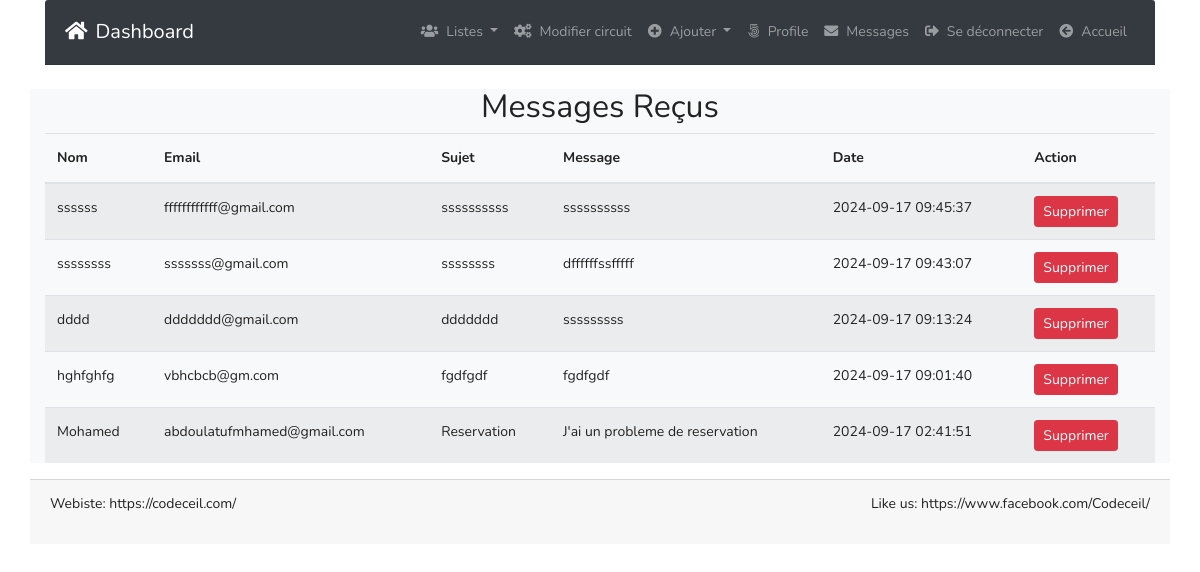
/Admin_Panel/messages.php (signed in), run on the app's committed database.
### tables this page shows
CREATE TABLE `contact` (
  `id` int(11) NOT NULL,
  `nom` varchar(100) NOT NULL,
  `email` varchar(100) NOT NULL,
  `subject` varchar(150) NOT NULL,
  `message` text NOT NULL,
  `created_at` timestamp NOT NULL DEFAULT current_timestamp()
);

### Admin_Panel/classes/Users.php (called while the page is built, shortened)
<?php
include 'lib/Database.php';
class Message
{
  private $db;
  public function __construct($db)
  {
    $this->db = $db;
  }
  public function getAllMessages()
  {
    try {
      $stmt = $this->db->getConnection()->prepare("SELECT * FROM contact ORDER BY created_at DESC");
      $stmt->execute();
      return $stmt->fetchAll(PDO::FETCH_OBJ);
    } catch (PDOException $e) {
      echo "Erreur: " . $e->getMessage();
      return false;
    }
  }
}

### Admin_Panel/lib/Database.php (called while the page is built, shortened)
<?php
class  Database
{
  public $pdo;
  public function __construct()
  {
    if (!isset($this->pdo)) {
      try {
        $link = new PDO('mysql:host=' . DB_HOST . '; dbname=' . DB_NAME, DB_USER, DB_PASS);
        $link->setAttribute(PDO::ATTR_ERRMODE, PDO::ERRMODE_EXCEPTION);
        $link->exec("SET CHARACTER SET utf8");
        $this->pdo  =  $link;
      } catch (PDOException $e) {
        die("Connection error..." . $e->getMessage());
      }
    }
  }
  public function getConnection()
  {
    return $this->pdo;
  }
}

### Admin_Panel/messages.php (the view, shortened to what this page needs)
<?php
include_once 'inc/header.php';
$db = new Database();
$message = new Message($db);
$messages = $message->getAllMessages();
?>
<div class="container bg-light">
    <h2 class="mt-4 text-center">Messages Reçus</h2>
    <?php if ($messages) { ?>
        <table class="table table-striped">
            <thead>
                <tr>
                    <th>Nom</th>
                    <th>Email</th>
                    <th>Sujet</th>
                    <th>Message</th>
                    <th>Date</th>
                    <th>Action</th>
                </tr>
            </thead>
            <tbody>
                <?php foreach ($messages as $message) { ?>
                    <tr>
                        <td><?php echo htmlspecialchars($message->nom); ?></td>
                        <td><?php echo htmlspecialchars($message->email); ?></td>
                        <td><?php echo htmlspecialchars($message->subject); ?></td>
                        <td><?php echo htmlspecialchars($message->message); ?></td>
                        <td><?php echo htmlspecialchars($message->created_at); ?></td>
                        <td>
                            <form action="" method="POST" style="display:inline;">
                                <button type="submit" class="btn btn-danger btn-sm" onclick="return confirm('Êtes-vous sûr de vouloir supprimer ce message ?');">Supprimer</button>
                            </form>
                        </td>
                    </tr>
                <?php } ?>
            </tbody>
        </table>
    <?php } else { ?>
        <p class="text-center">Aucun message reçu.</p>
    <?php } ?>
</div>
<?php include_once "inc/footer.php"; ?>

### data on the page
contact: nom "ssssss", email "ffffffffffff@gmail.com", subject "ssssssssss", message "ssssssssss", created_at "2024-09-17 09:45:37"
contact: nom "ssssssss", email "sssssss@gmail.com", subject "ssssssss", message "dffffffssfffff", created_at "2024-09-17 09:43:07"
contact: nom "dddd", email "ddddddd@gmail.com", subject "ddddddd", message "sssssssss", created_at "2024-09-17 09:13:24"
contact: nom "hghfghfg", email "vbhcbcb@gm.com", subject "fgdfgdf", message "fgdfgdf", created_at "2024-09-17 09:01:40"
contact: nom "Mohamed", email "abdoulatufmhamed@gmail.com", subject "Reservation", message "J'ai un probleme de reservation", created_at "2024-09-17 02:41:51"
